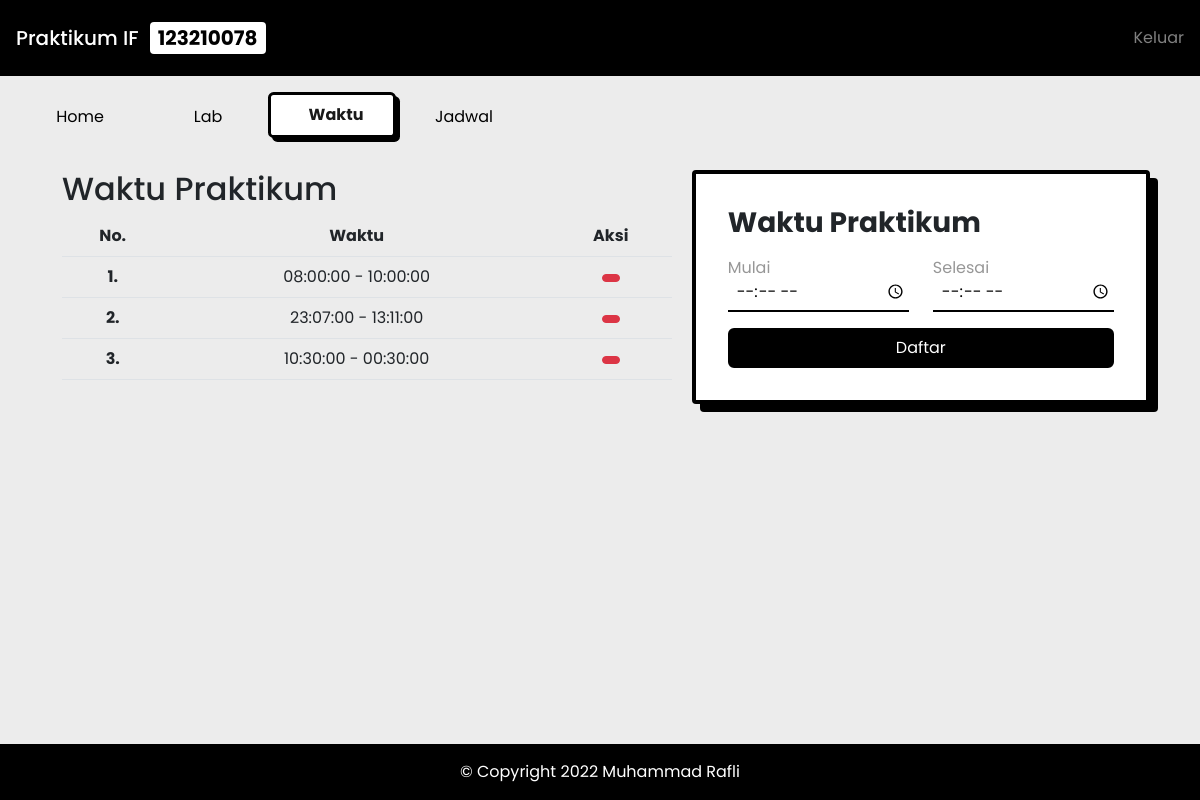
Before: /waktu.php (signed in) with the older database file.
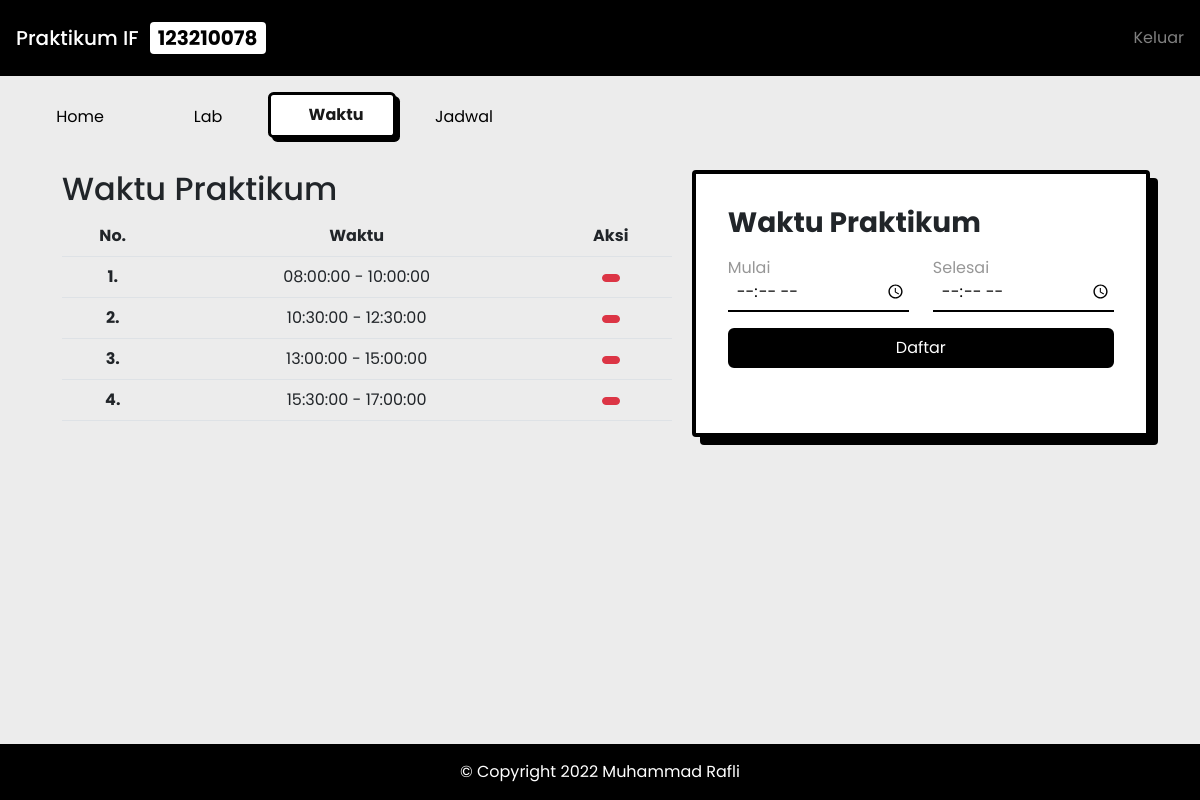
After: the same page with the newer database file.
### tables this page shows
CREATE TABLE `waktu` (
  `id` int(11) NOT NULL,
  `mulai` time NOT NULL,
  `selesai` time NOT NULL
);

### utils/query_waktu.php (called while the page is built, shortened)
<?php
require 'connection.php';
function select_all_waktu()
{
  global $connection;
  $query = "SELECT * FROM waktu";
  $result = mysqli_query($connection, $query);
  $rows = [];
  while ($row = mysqli_fetch_assoc($result)) {
    $rows[] = $row;
  }
  return $rows;
}

### waktu.php (the view, shortened to what this page needs)
<?php
require 'utils/query_waktu.php';
$waktu_praktikum = select_all_waktu();
?>
<!DOCTYPE html>
<html lang="id">
<head>
  <link href="https://cdn.jsdelivr.net/npm/bootstrap@5.2.1/dist/css/bootstrap.min.css" rel="stylesheet" />
  <link rel="stylesheet" href="./assets/style.css" />
</head>
<body>
  <nav class="navbar nav-brand">
    <div class="container-fluid p-2 px-3">
      <a class="navbar-brand d-flex align-items-center" href="home.php">
        <span class="navbar-brand mb-0 h1 nav-brand-text">
          Praktikum IF
          <span class="text-block-custom">
            123210078
          </span>
        </span>
      </a>
      <a class="nav-link text-white-50 d-flex align-items" href="./utils/logout.php">
        <span class="ms-2">Keluar</span>
      </a>
    </div>
  </nav>
  <nav class="navbar navbar-expand-lg nav-bg-custom">
    <div class="container-fluid">
      <div class="collapse navbar-collapse" id="navbarNavAltMarkup">
        <div class="navbar-nav">
          <a class="nav-link nav-text nav-custom nav-home" aria-current="page" href="home.php">
            Home
          </a>
          <a class="nav-link nav-text nav-custom" href="lab.php">
            Lab
          </a>
          <a class="nav-link active nav-text nav-custom" href="waktu.php">
            Waktu
          </a>
          <a class="nav-link nav-text nav-custom" href="jadwal.php">
            Jadwal
          </a>
        </div>
      </div>
    </div>
  </nav>
  <main class="mt-2 container">
    <div class="row gap-2 flex-col-reverse">
      <section class="col-lg">
        <h2>Waktu Praktikum</h2>
        <table class="table">
          <thead>
            <tr>
              <th class="text-center" scope="col">No.</th>
              <th class="text-center" scope="col">Waktu</th>
              <th class="text-center" scope="col">Aksi</th>
            </tr>
          </thead>
          <tbody>
            <?php $no = 1; ?>
            <?php foreach ($waktu_praktikum as $waktu) : ?>
              <tr>
                <th class=" text-center" scope="row"><?= $no++; ?>.</th>
                <td class="text-center">
                  <?= $waktu["mulai"]; ?>
                  -
                  <?= $waktu["selesai"]; ?>
                </td>
                <td class="text-center">
                  <a class="btn btn-danger pb-0 px-2" href="waktu.php?id=<?= $waktu["id"] ?>">
                  </a>
                </td>
              </tr>
            <?php endforeach; ?>
          </tbody>
        </table>
      </section>
      <section class="col-lg-5 container-custom">
        <h3 class="mb-3 h-custom">Waktu Praktikum</h3>
        <form action="waktu.php" method="POST">
          <div class="row">
            <div class="mb-3 col">
              <label for="inputMulai" class="form-label">Mulai</label>
              <div class="form-custom">
                <input class="w-100" type="time" name="mulai" id="inputMulai" placeholder="Masukkan nama lab" required>
              </div>
            </div>
            <div class="mb-3 col">
              <label for="inputSelesai" class="form-label">Selesai</label>
              <div class="form-custom">
                <input class="w-100" type="time" name="selesai" id="inputSelesai" placeholder="Masukkan nama lab" required>
              </div>
            </div>
          </div>
          <button type="submit" name="submit" class="btn btn-black w-100">Daftar</button>
        </form>
      </section>
    </div>
  </main>
  <footer class="px-4 py-3 fw text-center"></footer>
</body>
</html>

Changed rows visible on the page:
removed waktu: mulai "23:07:00", selesai "13:11:00"
removed waktu: mulai "10:30:00", selesai "00:30:00"
added waktu: mulai "10:30:00", selesai "12:30:00"
added waktu: mulai "13:00:00", selesai "15:00:00"
added waktu: mulai "15:30:00", selesai "17:00:00"
